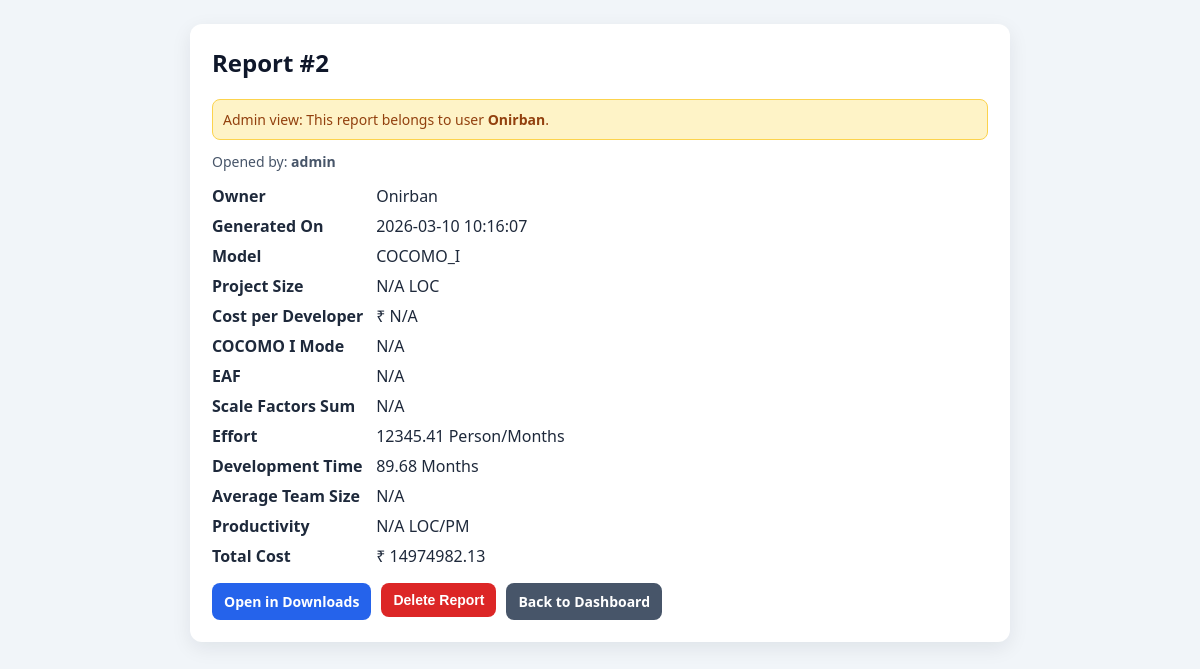
Page /report/2 (signed in) on the committed database.
### tables this page shows
CREATE TABLE reports (
            id INTEGER PRIMARY KEY AUTOINCREMENT,
            user_id INTEGER NOT NULL,
            created_at TEXT NOT NULL,
            effort REAL NOT NULL,
            time REAL NOT NULL,
            cost REAL NOT NULL, model TEXT NOT NULL DEFAULT 'COCOMO_I', loc REAL, cost_per_dev REAL, cocomo_mode TEXT, eaf REAL, scale_factors_sum REAL, productivity REAL, avg_team_size REAL,
            FOREIGN KEY (user_id) REFERENCES users (id)
        );

CREATE TABLE users (
            id INTEGER PRIMARY KEY AUTOINCREMENT,
            username TEXT UNIQUE NOT NULL,
            password_hash TEXT NOT NULL,
            created_at TEXT NOT NULL
        , is_admin INTEGER NOT NULL DEFAULT 0);

### app.py (the view)
@app.route("/report/<int:report_id>")
def report_detail(report_id):
    if not session.get("user"):
        return redirect(url_for("auth"))
    username = session.get("user")
    user_record = get_user_by_username(username)
    if not user_record:
        session.clear()
        return redirect(url_for("auth"))
    report = get_report_by_id(report_id)
    if not report:
        flash("Report not found.", "error")
        return redirect(url_for("dashboard"))
    is_admin = bool(user_record["is_admin"])
    is_owner = report["user_id"] == user_record["id"]
    if not is_admin and not is_owner:
        flash("You are not authorized to view this report.", "error")
        return redirect(url_for("dashboard"))
    return render_template(
        "report_detail.html",
        report=report,
        user=username,
        is_admin=is_admin,
        is_owner=is_owner
    )

### app.py (called while the page is built)
def get_db_connection():
    conn = sqlite3.connect(DB_PATH)
    conn.row_factory = sqlite3.Row
    return conn

def get_user_by_username(username):
    conn = get_db_connection()
    user = conn.execute(
        "SELECT id, username, password_hash, is_admin FROM users WHERE username = ?",
        (username,)
    ).fetchone()
    conn.close()
    return user

def get_report_by_id(report_id):
    conn = get_db_connection()
    row = conn.execute(
        """
         SELECT r.id, r.user_id, r.created_at, r.model, r.loc, r.cost_per_dev, r.cocomo_mode,
             r.eaf, r.scale_factors_sum, r.productivity, r.avg_team_size,
             r.effort, r.time, r.cost, u.username
        FROM reports r
        JOIN users u ON r.user_id = u.id
        WHERE r.id = ?
        """,
        (report_id,)
    ).fetchone()
    conn.close()
    return dict(row) if row else None

### templates/report_detail.html (shortened to what this page needs)
<!DOCTYPE html>
<html lang="en">
<head>
</head>
<body>
<div class="container">
    <div class="card">
        <h2>Report #{{ report.id }}</h2>
        {% if is_admin and not is_owner %}
        <div class="admin-note">Admin view: This report belongs to user <b>{{ report.username }}</b>.</div>
        {% endif %}
        <div class="meta">Opened by: <b>{{ user }}</b></div>
        <div class="row"><b>Owner</b> {{ report.username }}</div>
        <div class="row"><b>Generated On</b> {{ report.created_at }}</div>
        <div class="row"><b>Model</b> {{ report.model or "COCOMO_I" }}</div>
        <div class="row"><b>Project Size</b> {{ report.loc if report.loc is not none else "N/A" }} LOC</div>
        <div class="row"><b>Cost per Developer</b> ₹ {{ report.cost_per_dev if report.cost_per_dev is not none else "N/A" }}</div>
        <div class="row"><b>COCOMO I Mode</b> {{ report.cocomo_mode if report.cocomo_mode else "N/A" }}</div>
        <div class="row"><b>EAF</b> {{ report.eaf if report.eaf is not none else "N/A" }}</div>
        <div class="row"><b>Scale Factors Sum</b> {{ report.scale_factors_sum if report.scale_factors_sum is not none else "N/A" }}</div>
        <div class="row"><b>Effort</b> {{ report.effort }} Person/Months</div>
        <div class="row"><b>Development Time</b> {{ report.time }} Months</div>
        <div class="row"><b>Average Team Size</b> {{ report.avg_team_size if report.avg_team_size is not none else "N/A" }}</div>
        <div class="row"><b>Productivity</b> {{ report.productivity if report.productivity is not none else "N/A" }} LOC/PM</div>
        <div class="row"><b>Total Cost</b> ₹ {{ report.cost }}</div>
        <div class="actions">
            <a class="btn" href="{{ url_for('download_page') }}">Open in Downloads</a>
            <form method="POST" action="{{ url_for('delete_report', report_id=report.id, source='dashboard') }}" onsubmit="return confirm('Delete this report permanently?');">
                <button type="submit" class="btn delete">Delete Report</button>
            </form>
            <a class="btn back" href="{{ url_for('dashboard') }}">Back to Dashboard</a>
        </div>
    </div>
</div>
</body>
</html>

### templates/report_detail.html (style rules this page uses)
body { font-family: "Segoe UI", Arial, sans-serif; background: #f1f5f9; margin: 0; padding: 24px; }
.container { max-width: 820px; margin: 0 auto; }
.card { background: #ffffff; border-radius: 12px; padding: 22px; box-shadow: 0 6px 20px rgba(15, 23, 42, 0.08); }
h2 { margin-top: 0; color: #0f172a; }
.meta { color: #475569; font-size: 14px; margin-bottom: 14px; }
.row { margin: 8px 0; color: #1e293b; }
.row b { display: inline-block; min-width: 160px; }
.actions { display: flex; gap: 10px; flex-wrap: wrap; margin-top: 16px; }
.btn { display: inline-block; text-align: center; text-decoration: none; padding: 9px 12px; border-radius: 8px; color: white; background: #2563eb; font-size: 14px; font-weight: 600; border: none; cursor: pointer; }
.btn.delete { background: #dc2626; }
.btn.back { background: #475569; }
.admin-note { background: #fef3c7; color: #92400e; border: 1px solid #fcd34d; border-radius: 8px; padding: 10px; margin-bottom: 12px; font-size: 14px; }

### rows in the picture
reports: id "2", created_at "2026-03-10 10:16:07", model "COCOMO_I", effort "12345.41", time "89.68", cost "14974982.13"
users: username "Onirban"
users: username "admin"

### other values in the picture
{{ report.loc if report.loc is not none else "N/A" }} "N/A"
{{ report.cost_per_dev if report.cost_per_dev is not none else "N/A" }} "N/A"
{{ report.cocomo_mode if report.cocomo_mode else "N/A" }} "N/A"
{{ report.eaf if report.eaf is not none else "N/A" }} "N/A"
{{ report.avg_team_size if report.avg_team_size is not none else "N/A" }} "N/A"
{{ report.productivity if report.productivity is not none else "N/A" }} "N/A"
